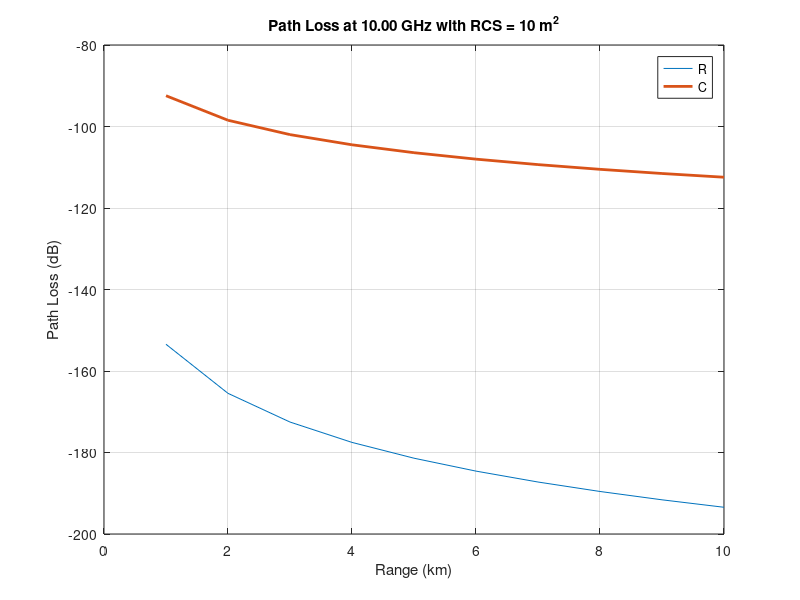

MATLAB code to generate this figure:
% Radar model parameters
freq = 10e9; % Radar frequency in Hz
c = 299792458; % Speed of light in m/s
lambda = c/freq; % Wavelength in meters
Pt = 1; % Transmitter power in Watts
Gt = 10; % Transmitter antenna gain in dB
Gr = 10; % Receiver antenna gain in dB
RCS = 10; % Radar cross-section in square meters
R = 1e3:1e3:10e3; % Range from 1km to 10km in meters
dc = R;
snr_th = 1;
m=4;
% Calculate path loss
path_loss_sens = (lambda^2 * RCS * Pt * 10^(Gt/10) * 10^(Gr/10))./...
            ((4*pi)^3 * R.^4);
path_loss_commu =  Pt * 10^(Gt/10) * 10^(Gr/10)*(lambda./(4*pi*dc)).^2;
%[Pout1,Pout2,Pout3] = fPout(m,K,K_noma,epsilon,epsilon_noma,lambda,theta,theta_noma,omega,Rho,Rho_oma,snr_th,Psi);
% Plot path loss vs range
figure;
plot(R/1000, 10*log10(path_loss_sens), R/1000, 10*log10(path_loss_commu),'LineWidth', 2);
legend('R','C')
xlabel('Range (km)');
ylabel('Path Loss (dB)');
title(sprintf('Path Loss at %0.2f GHz with RCS = %d m^2', freq/1e9, RCS));
grid on;
